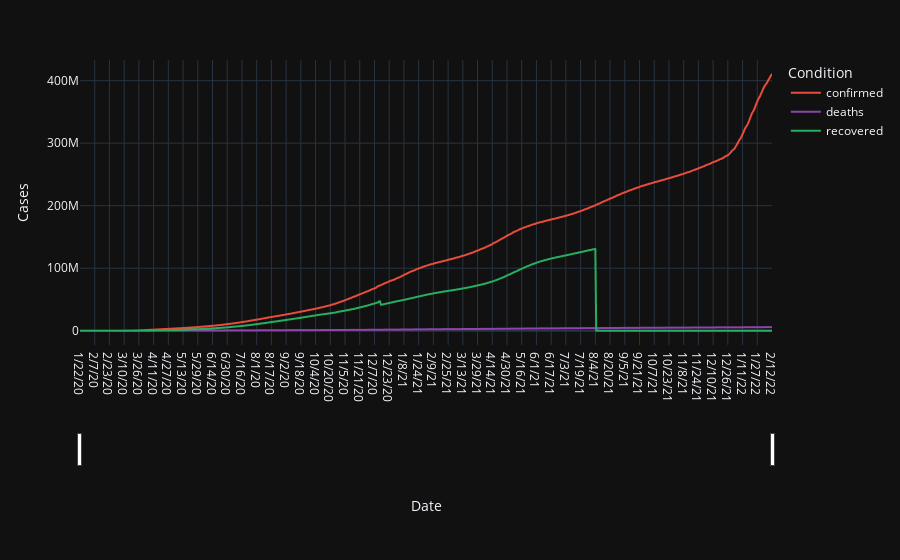

Notebook code for this chart:
### Code cell
import plotly.express as px
from data import make_global_df

df = make_global_df()
df

fig = px.line(df, 
              x = "date", 
              y = ["confirmed", "deaths", "recovered"],
              template = "plotly_dark",
              labels = {"value": "Cases", 
                        "variable": "Condition", 
                        "date": "Date"
                },
              hover_data = {
                  "value": ":,",
                  "variable": False,
                  "date": False
              }
             )  
fig.update_xaxes(rangeslider_visible=True)
fig["data"][0]["line"]["color"] = "#e74c3c"
fig["data"][1]["line"]["color"] = "#8e44ad"
fig["data"][2]["line"]["color"] = "#27ae60"
fig

### Figure 1 — Plotly figure (JSON) as saved in the notebook; plotly's stock layout.template omitted (floating-point values rounded to 4 significant figures; data arrays with more than 128 entries replaced by an {"elided": "..."} marker saying what was removed)
{"data": [{"customdata": {"elided": "753x1 str values"}, "hovertemplate": "Cases=%{y:,}<extra></extra>", "legendgroup": "confirmed", "line": {"color": "#e74c3c", "dash": "solid"}, "marker": {"symbol": "circle"}, "mode": "lines", "name": "confirmed", "showlegend": true, "type": "scattergl", "x": {"elided": "753 str values"}, "xaxis": "x", "y": {"elided": "753 int values"}, "yaxis": "y"}, {"customdata": {"elided": "753x1 str values"}, "hovertemplate": "Cases=%{y:,}<extra></extra>", "legendgroup": "deaths", "line": {"color": "#8e44ad", "dash": "solid"}, "marker": {"symbol": "circle"}, "mode": "lines", "name": "deaths", "showlegend": true, "type": "scattergl", "x": {"elided": "753 str values"}, "xaxis": "x", "y": {"elided": "753 int values"}, "yaxis": "y"}, {"customdata": {"elided": "753x1 str values"}, "hovertemplate": "Cases=%{y:,}<extra></extra>", "legendgroup": "recovered", "line": {"color": "#27ae60", "dash": "solid"}, "marker": {"symbol": "circle"}, "mode": "lines", "name": "recovered", "showlegend": true, "type": "scattergl", "x": {"elided": "753 str values"}, "xaxis": "x", "y": {"elided": "753 int values"}, "yaxis": "y"}], "layout": {"legend": {"title": {"text": "Condition"}, "tracegroupgap": 0}, "margin": {"t": 60}, "xaxis": {"anchor": "y", "domain": [0, 1], "rangeslider": {"visible": true}, "title": {"text": "Date"}}, "yaxis": {"anchor": "x", "domain": [0, 1], "title": {"text": "Cases"}}}}
